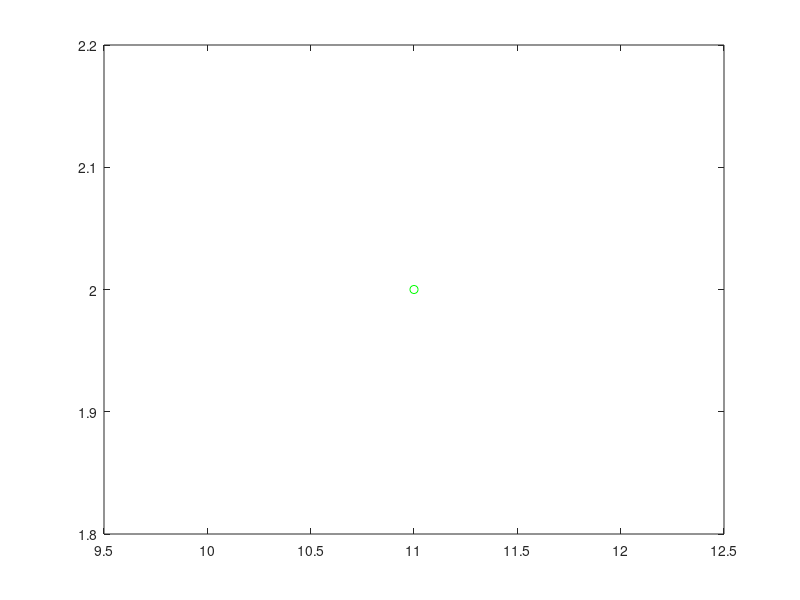

MATLAB code to generate this figure:
%initialize variables
a=0;
b=0;

%make a function that finds the hypotenuse from two lengths, in the form of findlen(float,float)
function findlen(a,b)
  %calculate the hypotenuse and output its return
  sqrt(a^2+b^2)
end

%call findlen
findlen(12,12);
plot(11,2,'go')
12-12